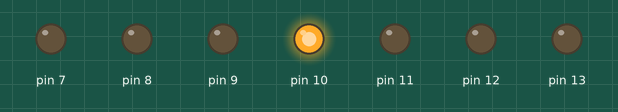
Bench run of a sketch on a simulated Arduino Uno, built with avr-gcc and run on an emulated ATmega328P. On the bench: output pins drawn as LEDs (lit = HIGH).

Above: at 0.16 s.
At 0.8 s:
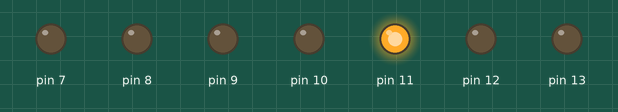
At 1.44 s:
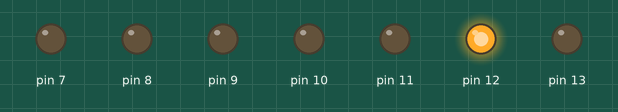
At 3.36 s:
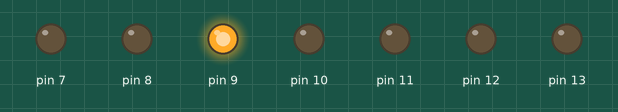
At 4.64 s:
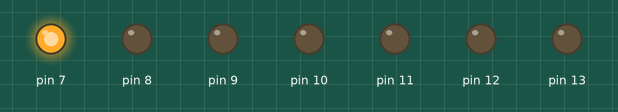
At 6.24 s:
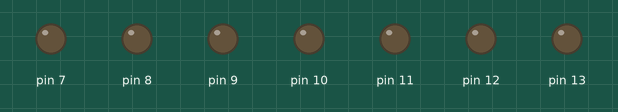
Timing chart, 0 to 6.7 s (numbered marks = the images above):
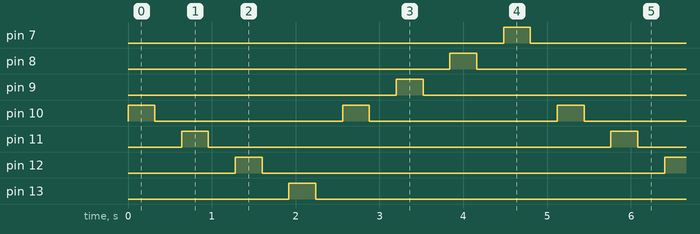

The sketch:

Projeto_2_com_3_leds_pescantes_exercicio_2.ino
```cpp
void setup() {

  pinMode (13,OUTPUT);
  pinMode (12,OUTPUT);
  pinMode (11,OUTPUT);
  pinMode (10,OUTPUT);
  pinMode (9 ,OUTPUT);
  pinMode (8 ,OUTPUT);
  pinMode (7 ,OUTPUT);
}

void loop() {        //função para se repetir infinitamente

  digitalWrite (10,1);
  delay(0500);
  digitalWrite(10,0);
  delay(0500);

  digitalWrite (11,1);
  delay(0500);
  digitalWrite(11,0);
  delay(0500);


  digitalWrite(12,1);
  delay(0500);
  digitalWrite (12,0);
  delay(0500);

  digitalWrite(13,1);// aqui dizemos que a porta 13 vai receber a corrente
  delay(0500);       // espera 1
  digitalWrite(13,0);//aqui desligamos o led
  delay(0500); //espera meio segundo

  digitalWrite (10,1);
  delay(0500);
  digitalWrite(10,0);
  delay(0500);

  digitalWrite (9,1);
  delay(0500);
  digitalWrite (9,0);
  delay(0500);


  digitalWrite (8,1);
  delay(0500);
  digitalWrite (8,0);
  delay(0500);

  digitalWrite (7,1);
  delay(0500);
  digitalWrite (7,0);
  delay(0500);

}
```

Measured:
- by itself, pin 7–9, pin 11–13: alternates HIGH for 0.32 s and LOW for 4.8 s
- by itself, pin 10: alternates HIGH for 0.32 s and LOW for 2.2 s
- by itself, everything shown: repeats every 5.1 s, in 16 steps
